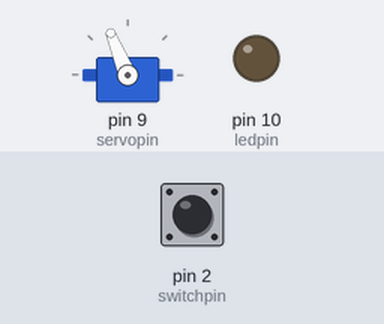
This sketch was run on a simulated Arduino Uno, built with avr-gcc and run on an emulated ATmega328P. Parts: servo, output pins drawn as LEDs (lit = HIGH). The test bench sets the inputs (shaded band); at power-on: pin 2 (switchpin) HIGH. What the sketch prints to the serial monitor is not drawn.

Above: at 2.25 s.
2.3 s: pin 2 (switchpin) pulled LOW for 0.15 s
At 2.37 s:
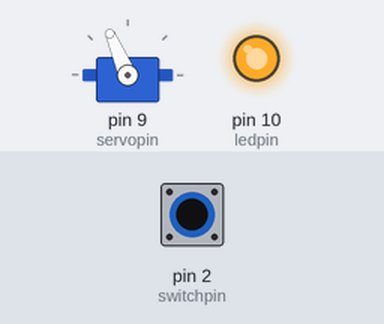
5.3 s: pin 2 (switchpin) pulled LOW for 1 s
At 5.35 s:
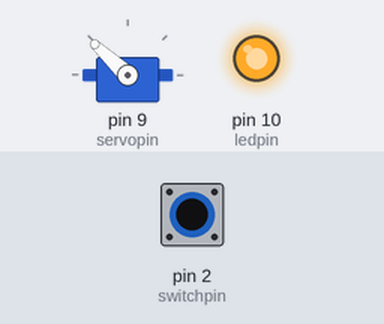
8.3 s: pin 2 (switchpin) pulled LOW for 3.2 s
At 11.2 s:
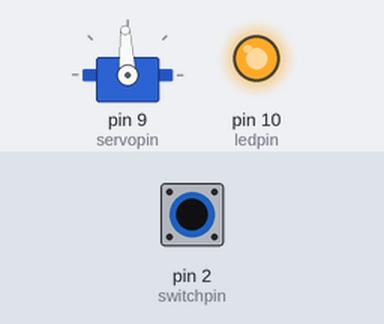
Timing chart, 0 to 22.0 s (numbered marks = the images above; inputs shaded):
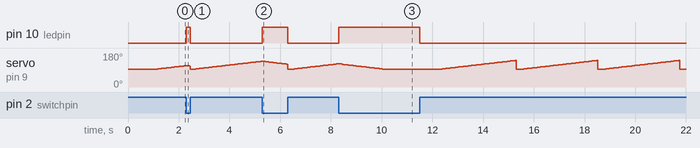

Measured:
- after the input at 2.3 s, pin 10 (ledpin): LOW → HIGH at once, → LOW 0.15 s later
- after the input at 5.3 s, pin 10 (ledpin): LOW → HIGH at once, → LOW 1.0 s later
- after the input at 8.3 s, pin 10 (ledpin): LOW → HIGH at once, → LOW 3.2 s later

The sketch:

keyswitch-tester.ino
```cpp
/* Keyboard switch tester
 *
 * James Stanley 2020
 *
 * Pin assignments:
 *   9 - servo
 *   10 - status LED
 *   2 - switch (normally open, connect to ground to activate)
 *
 * Output over serial at 9600 baud
 */

#include <Servo.h>

Servo servo;

int servopin = 9;
int ledpin = 10;
int switchpin = 2;

int servomin = 1500;
int servomax = 2000;
float servospeed = 0.2; // servo usecs per ms
float servomaxspeed = 4; // speed to reset

float servopos;

void setup() {
  servo.attach(servopin);
  pinMode(ledpin, OUTPUT);
  pinMode(switchpin, INPUT_PULLUP);
  writeServo(servomin);
  Serial.begin(9600);
  delay(1000); // wait for serial port to work?
  Serial.print("keyswitch-tester begins\n");
}

void loop() {
  if (!pressed()) {
    cycle();
  } else {
    busy_delay(1000);
  }
}

void busy_delay(unsigned long ms) {
  unsigned long startms = millis();
  unsigned long endms = startms + ms;

  // check that "start <= millis()" so that we don't wait forever when millis() overflows
  while (millis() < endms && startms <= millis()) {
     pressed(); // just keep the led status up to date
  }
}

bool pressed() {
  int state = !digitalRead(switchpin);
  digitalWrite(ledpin, state);
  return state;
}

void writeServo(float val) {
  servopos = val;
  servo.writeMicroseconds(val);
}

void resetServo() {
  float oldpos = servopos;
  writeServo(servomin);
  busy_delay((oldpos - servomin) / servomaxspeed); // give the servo time to get back
}

void cycle() {
  unsigned long lastms = millis();
  float pos = servopos;

  while (!pressed() && pos < servomax) {
    unsigned long now = millis();
    if (now < lastms) { // time overflow: bail out and start again
      resetServo();
      return;
    }
    pos = pos + (now - lastms) * servospeed;
    lastms = millis();

    if (pos > servomax)
      pos = servomax;
    writeServo(pos);
  }

  if (pos < servomax) {
    Serial.print("OK "); Serial.print((int)pos); Serial.print(" ");
    back_cycle();
  } else {
    Serial.print("FAIL "); Serial.print((int)pos); Serial.print("\n");
    resetServo();
  }
}

void back_cycle() {
  unsigned long lastms = millis();
  float pos = servopos;

  busy_delay(100);

  while (pressed() && pos > servomin) {
    unsigned long now = millis();
    if (now < lastms) { // time overflow: bail out and start again
      Serial.println("OK (timewrap)\n");
      resetServo();
      return;
    }
    pos = pos - (now - lastms) * servospeed;
    lastms = millis();

    if (pos < servomin)
      pos = servomin;
    writeServo(pos);
  }

  if (pos > servomin) {
    Serial.print("OK "); Serial.print((int)pos); Serial.print("\n");
    resetServo();
  } else {
    Serial.print("FAIL "); Serial.print((int)pos); Serial.print("\n");
    resetServo();
  }
}
```
